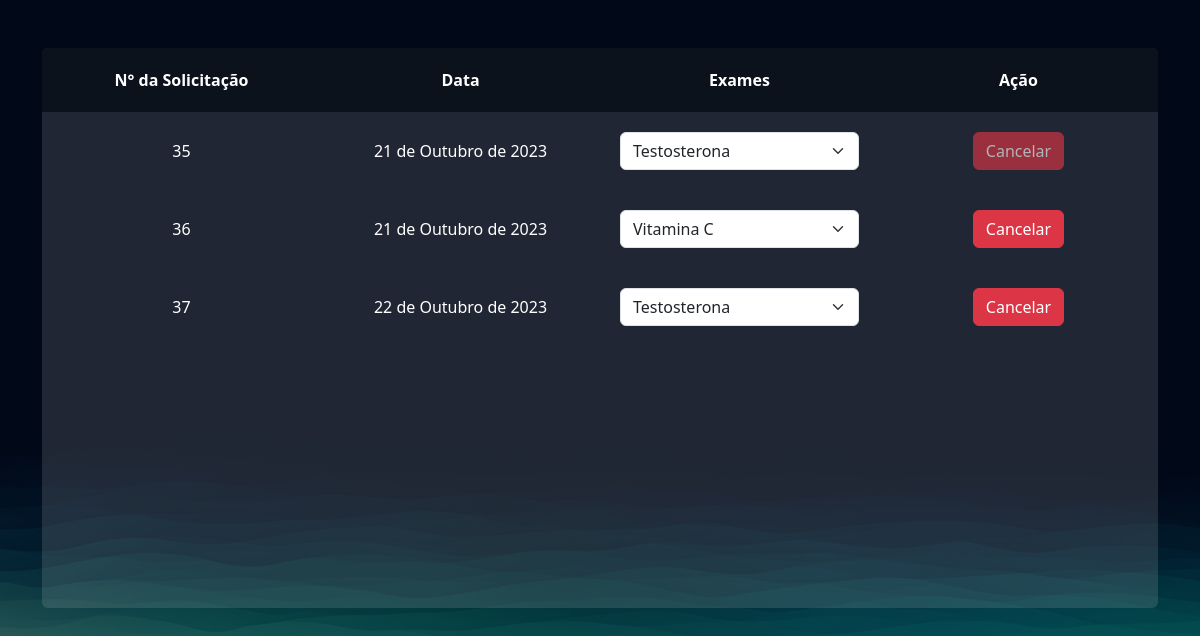
Screenshot of /exames/gerenciar_pedidos/ (signed in) with the database file from the repository.
### exames/models.py (models this page shows, shortened)
class PedidosExames(models.Model):
    usuario = models.ForeignKey(User, on_delete=models.DO_NOTHING)
    exames = models.ManyToManyField(SolicitacaoExame)
    agendado = models.BooleanField(default=True)
    data = models.DateField()

### exames/views.py (the view)
# urls.py: path('gerenciar_pedidos/', views.gerenciar_pedidos, name='gerenciar_pedidos'),
@login_required
def gerenciar_pedidos(request):
    pedidos_exames = PedidosExames.objects.filter(usuario=request.user)
    return render(request, 'gerenciar_pedidos.html', {'pedidos_exames': pedidos_exames})

### exames/templates/gerenciar_pedidos.html (shortened to what this page needs)
{% extends "bases/base.html" %}
{% load static %}
{% block 'head' %}
    <link href="{% static 'exames/css/css.css' %}" rel="stylesheet">
    <link href="{% static 'exames/css/gerenciar_pedidos.css' %}" rel="stylesheet">
{% endblock 'head' %}
{% block 'conteudo' %}
    <br>
    <br>
    <div class="container">
        <div class="card card-view">
            <table>
                <thead>
                    <tr>
                        <th>N° da Solicitação</th>
                        <th>Data</th>
                        <th>Exames</th>
                        <th>Ação</th>
                    </tr>
                    {% for pedidos in pedidos_exames %}
                    <tr class="linha-tabela">
                        <td>{{pedidos.id}}</td>
                        <td>{{pedidos.data}}</td>
                        <td>
                            <select class="form-select" >
                                {% for exame in pedidos.exames.all %}
                                <option style="color: black" value="">{{exame.exame.nome}}</option>
                                {% endfor %}
                            </select>
                    </td>
                    <td>
                        <a href="{% url 'cancelar_pedido' pedidos.id %}" class="btn btn-danger {% if not pedidos.agendado %} disabled {% endif %}">Cancelar</a>
                    </td>
                    </tr>
                    {% endfor %}
                </thead>
            </table>
        </div>
    </div>
{% endblock 'conteudo' %}

### templates/static/geral/css/geral.css (style rules this page uses)
:root { --main-color: #151C34; --dark-color: #0C121C ; --light-color: #6DE6EE; --contrast-color: #f4c96b; --differential-color: #066668; }
* { color: white }

### templates/static/exames/css/css.css (style rules this page uses)
html { background-image: url('/static/geral/img/bg2.png'); background-size: cover; }
body { background-image: url('/static/geral/img/bg2.png'); background-size: cover; }
.card { background-color: rgba(217, 217, 217, .14); color: white; padding: 15px; }

### templates/static/exames/css/gerenciar_pedidos.css (style rules this page uses)
td, th { padding: 20px; }
.card-view { text-align: center; padding: 0; border: none; height: 70vh; overflow: auto; }
table { border-spacing: 0; width: 100%; table-layout: fixed; }
thead tr th { background: #0C121C; position: sticky; top: 0; z-index: 99; }

### rows the page displays
PedidosExames: id "35", data "21 de Outubro de 2023"
PedidosExames: id "36", data "21 de Outubro de 2023"
PedidosExames: id "37", data "22 de Outubro de 2023"

### other values shown
form field value "Testosterona"
form field value "Vitamina C"
